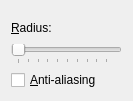
<?xml version="1.0" encoding="UTF-8"?>
<ui version="4.0">
 <class>PaintBrushSettingsWidget</class>
 <widget class="QWidget" name="PaintBrushSettingsWidget">
  <property name="geometry">
   <rect>
    <x>0</x>
    <y>0</y>
    <width>133</width>
    <height>101</height>
   </rect>
  </property>
  <property name="windowTitle">
   <string>Form</string>
  </property>
  <layout class="QVBoxLayout" name="verticalLayout_2">
   <item>
    <layout class="QVBoxLayout" name="verticalLayout">
     <property name="spacing">
      <number>0</number>
     </property>
     <item>
      <layout class="QHBoxLayout" name="horizontalLayout">
       <item>
        <widget class="QLabel" name="labelRadius">
         <property name="text">
          <string>&amp;Radius:</string>
         </property>
         <property name="buddy">
          <cstring>sliderRadius</cstring>
         </property>
        </widget>
       </item>
       <item>
        <widget class="QLabel" name="labelRadiusValue">
         <property name="text">
          <string/>
         </property>
        </widget>
       </item>
      </layout>
     </item>
     <item>
      <widget class="QSlider" name="sliderRadius">
       <property name="minimum">
        <number>1</number>
       </property>
       <property name="orientation">
        <enum>Qt::Horizontal</enum>
       </property>
       <property name="tickPosition">
        <enum>QSlider::TicksBelow</enum>
       </property>
      </widget>
     </item>
    </layout>
   </item>
   <item>
    <widget class="QCheckBox" name="cbAntialias">
     <property name="text">
      <string>&amp;Anti-aliasing</string>
     </property>
    </widget>
   </item>
  </layout>
 </widget>
 <resources/>
 <connections/>
</ui>
